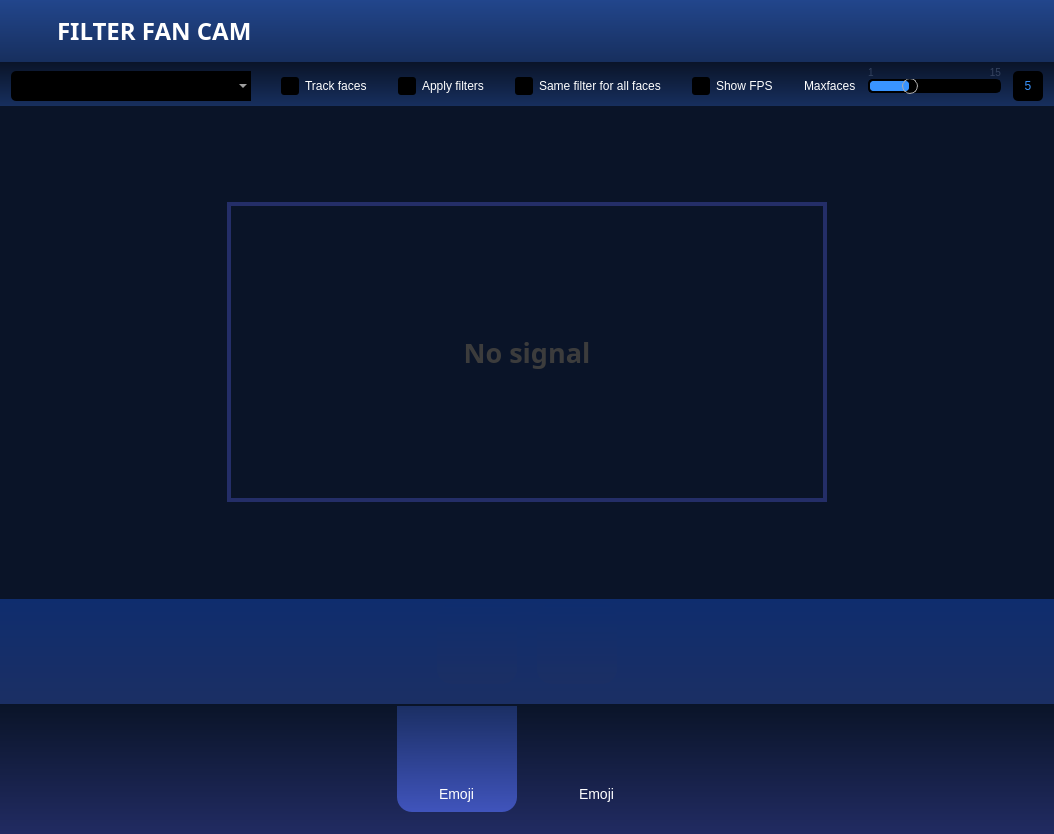
<?xml version="1.0" encoding="UTF-8"?>
<ui version="4.0">
 <class>LiveCamWindow</class>
 <widget class="QMainWindow" name="LiveCamWindow">
  <property name="geometry">
   <rect>
    <x>0</x>
    <y>0</y>
    <width>1054</width>
    <height>834</height>
   </rect>
  </property>
  <property name="sizePolicy">
   <sizepolicy hsizetype="Fixed" vsizetype="Fixed">
    <horstretch>0</horstretch>
    <verstretch>0</verstretch>
   </sizepolicy>
  </property>
  <property name="mouseTracking">
   <bool>true</bool>
  </property>
  <property name="windowTitle">
   <string>Filter Fan Cam Window</string>
  </property>
  <property name="windowIcon">
   <iconset resource="resources.qrc">
    <normaloff>:/images/AppIcon.png</normaloff>:/images/AppIcon.png</iconset>
  </property>
  <property name="styleSheet">
   <string notr="true">padding: 0px;
margin: 0px;
border-style: none;</string>
  </property>
  <widget class="QWidget" name="window">
   <property name="sizePolicy">
    <sizepolicy hsizetype="Expanding" vsizetype="Expanding">
     <horstretch>0</horstretch>
     <verstretch>0</verstretch>
    </sizepolicy>
   </property>
   <property name="mouseTracking">
    <bool>true</bool>
   </property>
   <layout class="QGridLayout" name="gridLayout_window">
    <property name="leftMargin">
     <number>0</number>
    </property>
    <property name="topMargin">
     <number>0</number>
    </property>
    <property name="rightMargin">
     <number>0</number>
    </property>
    <property name="bottomMargin">
     <number>0</number>
    </property>
    <property name="spacing">
     <number>0</number>
    </property>
    <item row="6" column="0">
     <widget class="QScrollArea" name="filterListScroll">
      <property name="sizePolicy">
       <sizepolicy hsizetype="Preferred" vsizetype="Fixed">
        <horstretch>0</horstretch>
        <verstretch>0</verstretch>
       </sizepolicy>
      </property>
      <property name="styleSheet">
       <string notr="true">#filterListContainer{
background-color: qlineargradient(spread:pad, x1:0, y1:0, x2:0, y2:1, stop:0 rgb(10, 20, 40), stop:1 rgb(33, 43, 98));
}

QLabel {
font-family: &quot;Segoe UI Semibold&quot;;
font-size: 14px;
color: white;
}

QScrollBar{
background-color:  rgb(20, 40, 80);
}

QScrollBar::handle:horizontal {
    background-color: white;
margin: 3px;
border-radius: 5px;
}

QScrollBar::add-page:horizontal, QScrollBar::sub-page:horizontal {
background-color:  rgb(20, 40, 80);
}

QScrollBar::add-line:horizontal, QScrollBar::sub-line:horizontal {
border-style: none;
}

QScrollBar::handle:hover {
    background-color: rgb(35, 162, 255);
}</string>
      </property>
      <property name="verticalScrollBarPolicy">
       <enum>Qt::ScrollBarAlwaysOff</enum>
      </property>
      <property name="horizontalScrollBarPolicy">
       <enum>Qt::ScrollBarAsNeeded</enum>
      </property>
      <property name="widgetResizable">
       <bool>true</bool>
      </property>
      <widget class="QWidget" name="filterListContainer">
       <property name="geometry">
        <rect>
         <x>0</x>
         <y>0</y>
         <width>1054</width>
         <height>130</height>
        </rect>
       </property>
       <property name="sizePolicy">
        <sizepolicy hsizetype="Preferred" vsizetype="Fixed">
         <horstretch>0</horstretch>
         <verstretch>0</verstretch>
        </sizepolicy>
       </property>
       <property name="styleSheet">
        <string notr="true"/>
       </property>
       <layout class="QHBoxLayout" name="horizontalLayout_filterListContainer">
        <property name="spacing">
         <number>0</number>
        </property>
        <property name="leftMargin">
         <number>0</number>
        </property>
        <property name="topMargin">
         <number>0</number>
        </property>
        <property name="rightMargin">
         <number>0</number>
        </property>
        <property name="bottomMargin">
         <number>0</number>
        </property>
        <item alignment="Qt::AlignTop">
         <widget class="QWidget" name="filterList" native="true">
          <property name="sizePolicy">
           <sizepolicy hsizetype="Fixed" vsizetype="Fixed">
            <horstretch>0</horstretch>
            <verstretch>0</verstretch>
           </sizepolicy>
          </property>
          <property name="minimumSize">
           <size>
            <width>0</width>
            <height>130</height>
           </size>
          </property>
          <property name="styleSheet">
           <string notr="true"/>
          </property>
          <layout class="QHBoxLayout" name="horizontalLayout_filterList">
           <property name="spacing">
            <number>20</number>
           </property>
           <property name="leftMargin">
            <number>0</number>
           </property>
           <property name="topMargin">
            <number>0</number>
           </property>
           <property name="rightMargin">
            <number>0</number>
           </property>
           <property name="bottomMargin">
            <number>20</number>
           </property>
           <item>
            <widget class="QWidget" name="filter2" native="true">
             <property name="sizePolicy">
              <sizepolicy hsizetype="Fixed" vsizetype="Fixed">
               <horstretch>0</horstretch>
               <verstretch>0</verstretch>
              </sizepolicy>
             </property>
             <property name="minimumSize">
              <size>
               <width>0</width>
               <height>0</height>
              </size>
             </property>
             <property name="styleSheet">
              <string notr="true">#filter2 {
border-bottom-left-radius: 15px;
border-bottom-right-radius: 15px;
background-color: qlineargradient(spread:pad, x1:0, y1:0, x2:0, y2:1, stop:0 rgb(27, 47, 100), stop:1 rgb(64, 84, 188));
}

#filter2:hover {
background-color: rgb(35, 162, 255);
}</string>
             </property>
             <layout class="QVBoxLayout" name="verticalLayout_filter2">
              <property name="spacing">
               <number>10</number>
              </property>
              <property name="leftMargin">
               <number>30</number>
              </property>
              <property name="topMargin">
               <number>10</number>
              </property>
              <property name="rightMargin">
               <number>30</number>
              </property>
              <property name="bottomMargin">
               <number>10</number>
              </property>
              <item alignment="Qt::AlignHCenter">
               <widget class="QWidget" name="filterIcon2" native="true">
                <property name="sizePolicy">
                 <sizepolicy hsizetype="Fixed" vsizetype="Fixed">
                  <horstretch>0</horstretch>
                  <verstretch>0</verstretch>
                 </sizepolicy>
                </property>
                <property name="minimumSize">
                 <size>
                  <width>60</width>
                  <height>60</height>
                 </size>
                </property>
                <property name="styleSheet">
                 <string notr="true">image: url(:/images/emoji.png);
image-position: top;</string>
                </property>
               </widget>
              </item>
              <item alignment="Qt::AlignHCenter">
               <widget class="QLabel" name="filterName2">
                <property name="sizePolicy">
                 <sizepolicy hsizetype="Fixed" vsizetype="Fixed">
                  <horstretch>0</horstretch>
                  <verstretch>0</verstretch>
                 </sizepolicy>
                </property>
                <property name="minimumSize">
                 <size>
                  <width>0</width>
                  <height>0</height>
                 </size>
                </property>
                <property name="styleSheet">
                 <string notr="true"/>
                </property>
                <property name="text">
                 <string>Emoji</string>
                </property>
                <property name="alignment">
                 <set>Qt::AlignBottom|Qt::AlignHCenter</set>
                </property>
               </widget>
              </item>
             </layout>
            </widget>
           </item>
           <item>
            <widget class="QWidget" name="filter1" native="true">
             <property name="sizePolicy">
              <sizepolicy hsizetype="Fixed" vsizetype="Fixed">
               <horstretch>0</horstretch>
               <verstretch>0</verstretch>
              </sizepolicy>
             </property>
             <property name="minimumSize">
              <size>
               <width>0</width>
               <height>0</height>
              </size>
             </property>
             <property name="styleSheet">
              <string notr="true">#filter1 {
border-bottom-left-radius: 15px;
border-bottom-right-radius: 15px;
}

#filter1:hover {
background-color: rgb(35, 162, 255);
}</string>
             </property>
             <layout class="QVBoxLayout" name="verticalLayout_filter1">
              <property name="spacing">
               <number>10</number>
              </property>
              <property name="leftMargin">
               <number>30</number>
              </property>
              <property name="topMargin">
               <number>10</number>
              </property>
              <property name="rightMargin">
               <number>30</number>
              </property>
              <property name="bottomMargin">
               <number>10</number>
              </property>
              <item alignment="Qt::AlignHCenter">
               <widget class="QWidget" name="filterIcon1" native="true">
                <property name="sizePolicy">
                 <sizepolicy hsizetype="Fixed" vsizetype="Fixed">
                  <horstretch>0</horstretch>
                  <verstretch>0</verstretch>
                 </sizepolicy>
                </property>
                <property name="minimumSize">
                 <size>
                  <width>60</width>
                  <height>60</height>
                 </size>
                </property>
                <property name="styleSheet">
                 <string notr="true">image: url(:/images/emoji.png);
image-position: top;</string>
                </property>
               </widget>
              </item>
              <item alignment="Qt::AlignHCenter">
               <widget class="QLabel" name="filterName1">
                <property name="sizePolicy">
                 <sizepolicy hsizetype="Fixed" vsizetype="Fixed">
                  <horstretch>0</horstretch>
                  <verstretch>0</verstretch>
                 </sizepolicy>
                </property>
                <property name="minimumSize">
                 <size>
                  <width>0</width>
                  <height>0</height>
                 </size>
                </property>
                <property name="styleSheet">
                 <string notr="true"/>
                </property>
                <property name="text">
                 <string>Emoji</string>
                </property>
                <property name="alignment">
                 <set>Qt::AlignBottom|Qt::AlignHCenter</set>
                </property>
               </widget>
              </item>
             </layout>
            </widget>
           </item>
          </layout>
         </widget>
        </item>
       </layout>
      </widget>
     </widget>
    </item>
    <item row="1" column="0">
     <widget class="QWidget" name="settings" native="true">
      <property name="sizePolicy">
       <sizepolicy hsizetype="Preferred" vsizetype="Fixed">
        <horstretch>0</horstretch>
        <verstretch>0</verstretch>
       </sizepolicy>
      </property>
      <property name="styleSheet">
       <string notr="true">#settings {
background-color: qlineargradient(spread:pad, x1:0, y1:0, x2:0, y2:1, stop:0 rgb(10, 20, 40), stop:1 rgb(23, 47, 94));
}

QCheckBox {
color: white;
}

QCheckBox::indicator{
width: 18px;
height: 18px;
background-color: black;
border-radius: 3px;
}

QCheckBox::indicator:unchecked  {
}

QCheckBox::indicator:checked  {
border-image: url(:/images/ComboBoxIndicator.png)
}</string>
      </property>
      <layout class="QHBoxLayout" name="horizontalLayout_settings">
       <property name="spacing">
        <number>30</number>
       </property>
       <property name="topMargin">
        <number>4</number>
       </property>
       <property name="bottomMargin">
        <number>0</number>
       </property>
       <item>
        <widget class="QWidget" name="inputListContainer" native="true">
         <property name="sizePolicy">
          <sizepolicy hsizetype="Preferred" vsizetype="Fixed">
           <horstretch>1</horstretch>
           <verstretch>0</verstretch>
          </sizepolicy>
         </property>
         <layout class="QHBoxLayout" name="horizontalLayout_cameraListContainer">
          <property name="spacing">
           <number>0</number>
          </property>
          <property name="leftMargin">
           <number>0</number>
          </property>
          <property name="topMargin">
           <number>0</number>
          </property>
          <property name="rightMargin">
           <number>0</number>
          </property>
          <property name="bottomMargin">
           <number>0</number>
          </property>
          <item>
           <widget class="QWidget" name="cameraIcon" native="true">
            <property name="sizePolicy">
             <sizepolicy hsizetype="Expanding" vsizetype="Expanding">
              <horstretch>0</horstretch>
              <verstretch>0</verstretch>
             </sizepolicy>
            </property>
            <property name="minimumSize">
             <size>
              <width>25</width>
              <height>25</height>
             </size>
            </property>
            <property name="styleSheet">
             <string notr="true">background-color: black;
image: url(:/images/CameraIcon.png);
padding: 5px;
border-top-left-radius: 5px;
border-bottom-left-radius: 5px;</string>
            </property>
           </widget>
          </item>
          <item>
           <widget class="QComboBox" name="cameraList">
            <property name="sizePolicy">
             <sizepolicy hsizetype="Preferred" vsizetype="Fixed">
              <horstretch>1</horstretch>
              <verstretch>0</verstretch>
             </sizepolicy>
            </property>
            <property name="minimumSize">
             <size>
              <width>0</width>
              <height>30</height>
             </size>
            </property>
            <property name="font">
             <font>
              <pointsize>12</pointsize>
             </font>
            </property>
            <property name="styleSheet">
             <string notr="true">QComboBox {
background: black;
border-top-right-radius: 5px;
border-bottom-right-radius: 5px;
color: white;
}

QComboBox::drop-down {
image: url(:/images/ComboBoxWhiteArrow.png);
image-position: left;
width: 20px;
height: 20px;
padding: 5px;
border-width: 0px;
subcontrol-position: center right;
}</string>
            </property>
           </widget>
          </item>
         </layout>
        </widget>
       </item>
       <item>
        <widget class="QCheckBox" name="trackFaceCheckBox">
         <property name="sizePolicy">
          <sizepolicy hsizetype="Fixed" vsizetype="Fixed">
           <horstretch>0</horstretch>
           <verstretch>0</verstretch>
          </sizepolicy>
         </property>
         <property name="styleSheet">
          <string notr="true"/>
         </property>
         <property name="text">
          <string>Track faces</string>
         </property>
         <property name="checked">
          <bool>false</bool>
         </property>
        </widget>
       </item>
       <item>
        <widget class="QCheckBox" name="applyFiltersCheckBox">
         <property name="sizePolicy">
          <sizepolicy hsizetype="Fixed" vsizetype="Fixed">
           <horstretch>0</horstretch>
           <verstretch>0</verstretch>
          </sizepolicy>
         </property>
         <property name="styleSheet">
          <string notr="true">color: white;</string>
         </property>
         <property name="text">
          <string>Apply filters</string>
         </property>
         <property name="checked">
          <bool>false</bool>
         </property>
        </widget>
       </item>
       <item>
        <widget class="QCheckBox" name="applyForAllCheckBox">
         <property name="sizePolicy">
          <sizepolicy hsizetype="Fixed" vsizetype="Fixed">
           <horstretch>0</horstretch>
           <verstretch>0</verstretch>
          </sizepolicy>
         </property>
         <property name="styleSheet">
          <string notr="true">color: white;</string>
         </property>
         <property name="text">
          <string>Same filter for all faces</string>
         </property>
        </widget>
       </item>
       <item>
        <widget class="QCheckBox" name="showFpsCheckBox">
         <property name="sizePolicy">
          <sizepolicy hsizetype="Fixed" vsizetype="Fixed">
           <horstretch>0</horstretch>
           <verstretch>0</verstretch>
          </sizepolicy>
         </property>
         <property name="styleSheet">
          <string notr="true">color: white;</string>
         </property>
         <property name="text">
          <string>Show FPS</string>
         </property>
        </widget>
       </item>
       <item>
        <widget class="QWidget" name="maxsContainer" native="true">
         <property name="sizePolicy">
          <sizepolicy hsizetype="Preferred" vsizetype="Preferred">
           <horstretch>1</horstretch>
           <verstretch>0</verstretch>
          </sizepolicy>
         </property>
         <property name="minimumSize">
          <size>
           <width>200</width>
           <height>0</height>
          </size>
         </property>
         <property name="baseSize">
          <size>
           <width>1</width>
           <height>0</height>
          </size>
         </property>
         <layout class="QHBoxLayout" name="horizontalLayout_maxsContainer">
          <property name="spacing">
           <number>12</number>
          </property>
          <property name="leftMargin">
           <number>0</number>
          </property>
          <property name="topMargin">
           <number>0</number>
          </property>
          <property name="rightMargin">
           <number>0</number>
          </property>
          <property name="bottomMargin">
           <number>0</number>
          </property>
          <item>
           <widget class="QLabel" name="maxsLabel">
            <property name="sizePolicy">
             <sizepolicy hsizetype="Fixed" vsizetype="Fixed">
              <horstretch>0</horstretch>
              <verstretch>0</verstretch>
             </sizepolicy>
            </property>
            <property name="styleSheet">
             <string notr="true">color: white;</string>
            </property>
            <property name="text">
             <string>Maxfaces</string>
            </property>
           </widget>
          </item>
          <item>
           <widget class="QWidget" name="maxsSliderContainer" native="true">
            <property name="styleSheet">
             <string notr="true">QLabel {
font-size: 10px;
color: rgb(52, 66, 95);
}</string>
            </property>
            <layout class="QGridLayout" name="gridLayout_maxsSliderContainer">
             <property name="leftMargin">
              <number>0</number>
             </property>
             <property name="topMargin">
              <number>0</number>
             </property>
             <property name="rightMargin">
              <number>0</number>
             </property>
             <property name="bottomMargin">
              <number>0</number>
             </property>
             <property name="spacing">
              <number>0</number>
             </property>
             <item row="2" column="0" colspan="2">
              <widget class="QLabel" name="bottomHolder">
               <property name="autoFillBackground">
                <bool>false</bool>
               </property>
               <property name="styleSheet">
                <string notr="true">color: transparent;</string>
               </property>
               <property name="text">
                <string/>
               </property>
              </widget>
             </item>
             <item row="1" column="0" colspan="2">
              <widget class="QSlider" name="maxsSlider">
               <property name="sizePolicy">
                <sizepolicy hsizetype="Expanding" vsizetype="Fixed">
                 <horstretch>0</horstretch>
                 <verstretch>0</verstretch>
                </sizepolicy>
               </property>
               <property name="minimumSize">
                <size>
                 <width>0</width>
                 <height>0</height>
                </size>
               </property>
               <property name="styleSheet">
                <string notr="true">QSlider::groove:horizontal {
background: black;
height: 10px;
border-radius: 5px;
border: 2px solid black;
}

QSlider::sub-page:horizontal {
background: rgb(57, 148, 255);
height: 10px;
border-radius: 5px;
border: 2px solid black;
}

QSlider::handle:horizontal {
background: qlineargradient(x1:0, y1:0, x2:0, y2:1,
    stop:0 rgb(238, 238, 238), stop:1 rgb(180, 180, 180));
border: 1px solid #AAA;
width: 14px;
margin-top: -3px;
margin-bottom: -3px;
border-radius: 8px;
}

QSlider::handle:horizontal:hover {
background: rgb(238, 238, 238);
}</string>
               </property>
               <property name="minimum">
                <number>1</number>
               </property>
               <property name="maximum">
                <number>15</number>
               </property>
               <property name="pageStep">
                <number>5</number>
               </property>
               <property name="value">
                <number>5</number>
               </property>
               <property name="orientation">
                <enum>Qt::Horizontal</enum>
               </property>
               <property name="tickPosition">
                <enum>QSlider::NoTicks</enum>
               </property>
               <property name="tickInterval">
                <number>0</number>
               </property>
              </widget>
             </item>
             <item row="0" column="0">
              <widget class="QLabel" name="maxsMin">
               <property name="text">
                <string>1</string>
               </property>
              </widget>
             </item>
             <item row="0" column="1">
              <widget class="QLabel" name="maxsMax">
               <property name="text">
                <string>15</string>
               </property>
               <property name="alignment">
                <set>Qt::AlignRight|Qt::AlignTrailing|Qt::AlignVCenter</set>
               </property>
              </widget>
             </item>
            </layout>
           </widget>
          </item>
          <item>
           <widget class="QLabel" name="maxsCounterLabel">
            <property name="sizePolicy">
             <sizepolicy hsizetype="Fixed" vsizetype="Fixed">
              <horstretch>0</horstretch>
              <verstretch>0</verstretch>
             </sizepolicy>
            </property>
            <property name="minimumSize">
             <size>
              <width>30</width>
              <height>30</height>
             </size>
            </property>
            <property name="styleSheet">
             <string notr="true">background-color: black; color: rgb(57, 148, 255);
border-radius: 5px;</string>
            </property>
            <property name="text">
             <string>5</string>
            </property>
            <property name="alignment">
             <set>Qt::AlignCenter</set>
            </property>
           </widget>
          </item>
         </layout>
        </widget>
       </item>
      </layout>
     </widget>
    </item>
    <item row="4" column="0">
     <widget class="QWidget" name="moduleListContainer" native="true">
      <property name="sizePolicy">
       <sizepolicy hsizetype="Preferred" vsizetype="Fixed">
        <horstretch>0</horstretch>
        <verstretch>0</verstretch>
       </sizepolicy>
      </property>
      <property name="styleSheet">
       <string notr="true">#moduleListArea, QPushButton {
background-color: qlineargradient(spread:pad, x1:0, y1:0, x2:0, y2:1, stop:0 rgb(15, 45, 110), stop:1 rgb(27, 47, 100));
}</string>
      </property>
      <layout class="QHBoxLayout" name="horizontalLayout_moduleListContainer">
       <property name="spacing">
        <number>0</number>
       </property>
       <property name="leftMargin">
        <number>0</number>
       </property>
       <property name="topMargin">
        <number>0</number>
       </property>
       <property name="rightMargin">
        <number>0</number>
       </property>
       <property name="bottomMargin">
        <number>0</number>
       </property>
       <item>
        <widget class="QPushButton" name="moduleListLeft">
         <property name="sizePolicy">
          <sizepolicy hsizetype="Fixed" vsizetype="Preferred">
           <horstretch>0</horstretch>
           <verstretch>0</verstretch>
          </sizepolicy>
         </property>
         <property name="minimumSize">
          <size>
           <width>0</width>
           <height>0</height>
          </size>
         </property>
         <property name="styleSheet">
          <string notr="true">
QPushButton:hover {
background-color: rgb(35, 162, 255);
border-width: 0px;
}</string>
         </property>
         <property name="text">
          <string/>
         </property>
         <property name="icon">
          <iconset resource="resources.qrc">
           <normaloff>:/images/ArrowToLeft.png</normaloff>:/images/ArrowToLeft.png</iconset>
         </property>
         <property name="iconSize">
          <size>
           <width>32</width>
           <height>32</height>
          </size>
         </property>
        </widget>
       </item>
       <item>
        <widget class="QScrollArea" name="moduleListScroll">
         <property name="sizePolicy">
          <sizepolicy hsizetype="Preferred" vsizetype="Fixed">
           <horstretch>0</horstretch>
           <verstretch>0</verstretch>
          </sizepolicy>
         </property>
         <property name="minimumSize">
          <size>
           <width>0</width>
           <height>0</height>
          </size>
         </property>
         <property name="autoFillBackground">
          <bool>false</bool>
         </property>
         <property name="styleSheet">
          <string notr="true">QScrollBar{
background-color:  rgb(20, 40, 80);
}

QScrollBar::handle:horizontal {
    background-color: white;
margin: 3px;
border-radius: 5px;
}

QScrollBar::add-page:horizontal, QScrollBar::sub-page:horizontal {
background-color:  rgb(20, 40, 80);
}

QScrollBar::add-line:horizontal, QScrollBar::sub-line:horizontal {
border-style: none;
}

QScrollBar::handle:hover {
    background-color: rgb(35, 162, 255);
}</string>
         </property>
         <property name="verticalScrollBarPolicy">
          <enum>Qt::ScrollBarAlwaysOff</enum>
         </property>
         <property name="horizontalScrollBarPolicy">
          <enum>Qt::ScrollBarAsNeeded</enum>
         </property>
         <property name="widgetResizable">
          <bool>true</bool>
         </property>
         <widget class="QWidget" name="moduleListArea">
          <property name="geometry">
           <rect>
            <x>0</x>
            <y>0</y>
            <width>982</width>
            <height>105</height>
           </rect>
          </property>
          <property name="sizePolicy">
           <sizepolicy hsizetype="Preferred" vsizetype="Fixed">
            <horstretch>0</horstretch>
            <verstretch>0</verstretch>
           </sizepolicy>
          </property>
          <property name="minimumSize">
           <size>
            <width>0</width>
            <height>0</height>
           </size>
          </property>
          <property name="autoFillBackground">
           <bool>false</bool>
          </property>
          <property name="styleSheet">
           <string notr="true"/>
          </property>
          <layout class="QHBoxLayout" name="horizontalLayout_moduleListArea">
           <property name="spacing">
            <number>0</number>
           </property>
           <property name="leftMargin">
            <number>0</number>
           </property>
           <property name="topMargin">
            <number>0</number>
           </property>
           <property name="rightMargin">
            <number>0</number>
           </property>
           <property name="bottomMargin">
            <number>0</number>
           </property>
           <item>
            <widget class="QWidget" name="moduleList" native="true">
             <property name="sizePolicy">
              <sizepolicy hsizetype="Fixed" vsizetype="Fixed">
               <horstretch>0</horstretch>
               <verstretch>0</verstretch>
              </sizepolicy>
             </property>
             <property name="minimumSize">
              <size>
               <width>0</width>
               <height>105</height>
              </size>
             </property>
             <layout class="QHBoxLayout" name="horizontalLayout_moduleList">
              <property name="spacing">
               <number>20</number>
              </property>
              <property name="leftMargin">
               <number>0</number>
              </property>
              <property name="topMargin">
               <number>5</number>
              </property>
              <property name="rightMargin">
               <number>0</number>
              </property>
              <property name="bottomMargin">
               <number>20</number>
              </property>
              <item>
               <widget class="QPushButton" name="module1">
                <property name="sizePolicy">
                 <sizepolicy hsizetype="Fixed" vsizetype="Fixed">
                  <horstretch>0</horstretch>
                  <verstretch>0</verstretch>
                 </sizepolicy>
                </property>
                <property name="minimumSize">
                 <size>
                  <width>80</width>
                  <height>80</height>
                 </size>
                </property>
                <property name="styleSheet">
                 <string notr="true">QWidget {
border-radius: 15px;
}

QWidget:hover {
background-color: rgb(35, 162, 255);
}</string>
                </property>
                <property name="text">
                 <string/>
                </property>
                <property name="icon">
                 <iconset resource="resources.qrc">
                  <normaloff>:/images/emoji.png</normaloff>:/images/emoji.png</iconset>
                </property>
                <property name="iconSize">
                 <size>
                  <width>60</width>
                  <height>60</height>
                 </size>
                </property>
               </widget>
              </item>
              <item>
               <widget class="QPushButton" name="module2">
                <property name="sizePolicy">
                 <sizepolicy hsizetype="Fixed" vsizetype="Fixed">
                  <horstretch>0</horstretch>
                  <verstretch>0</verstretch>
                 </sizepolicy>
                </property>
                <property name="minimumSize">
                 <size>
                  <width>80</width>
                  <height>80</height>
                 </size>
                </property>
                <property name="styleSheet">
                 <string notr="true">QWidget {
border-radius: 15px;
padding: 10px;
image: url(:/images/emoji.png);
image-position: top;
}

QWidget:hover {
background-color: rgb(35, 162, 255);
}</string>
                </property>
                <property name="text">
                 <string/>
                </property>
                <property name="icon">
                 <iconset resource="resources.qrc">
                  <normaloff>:/images/emoji.png</normaloff>:/images/emoji.png</iconset>
                </property>
                <property name="iconSize">
                 <size>
                  <width>60</width>
                  <height>60</height>
                 </size>
                </property>
               </widget>
              </item>
             </layout>
            </widget>
           </item>
          </layout>
         </widget>
        </widget>
       </item>
       <item>
        <widget class="QPushButton" name="moduleListRight">
         <property name="sizePolicy">
          <sizepolicy hsizetype="Fixed" vsizetype="Preferred">
           <horstretch>0</horstretch>
           <verstretch>0</verstretch>
          </sizepolicy>
         </property>
         <property name="autoFillBackground">
          <bool>false</bool>
         </property>
         <property name="styleSheet">
          <string notr="true">
QPushButton:hover {
background-color: rgb(35, 162, 255);
}</string>
         </property>
         <property name="text">
          <string/>
         </property>
         <property name="icon">
          <iconset resource="resources.qrc">
           <normaloff>:/images/ArrowToRight.png</normaloff>:/images/ArrowToRight.png</iconset>
         </property>
         <property name="iconSize">
          <size>
           <width>32</width>
           <height>32</height>
          </size>
         </property>
        </widget>
       </item>
      </layout>
     </widget>
    </item>
    <item row="3" column="0">
     <widget class="QWidget" name="central" native="true">
      <property name="sizeIncrement">
       <size>
        <width>0</width>
        <height>0</height>
       </size>
      </property>
      <property name="baseSize">
       <size>
        <width>0</width>
        <height>0</height>
       </size>
      </property>
      <property name="styleSheet">
       <string notr="true">QWidget#central
{
background-color: rgb(10, 20, 40);
}</string>
      </property>
      <layout class="QGridLayout" name="gridLayout_central">
       <item row="0" column="0">
        <widget class="QLabel" name="label">
         <property name="sizePolicy">
          <sizepolicy hsizetype="Fixed" vsizetype="Fixed">
           <horstretch>0</horstretch>
           <verstretch>0</verstretch>
          </sizepolicy>
         </property>
         <property name="minimumSize">
          <size>
           <width>600</width>
           <height>300</height>
          </size>
         </property>
         <property name="font">
          <font>
           <family>Segoe UI Semibold</family>
           <pointsize>20</pointsize>
           <weight>75</weight>
           <bold>true</bold>
          </font>
         </property>
         <property name="styleSheet">
          <string notr="true">background-image: url(:/images/NoSignal.png);
background-repeat: repeat-xy;
border-width: 4;
border-color: rgb(36, 46, 104);
border-style: solid;
color: rgb(60, 60, 60);</string>
         </property>
         <property name="text">
          <string>No signal</string>
         </property>
         <property name="alignment">
          <set>Qt::AlignCenter</set>
         </property>
        </widget>
       </item>
      </layout>
     </widget>
    </item>
    <item row="0" column="0">
     <widget class="QWidget" name="header" native="true">
      <property name="sizePolicy">
       <sizepolicy hsizetype="Preferred" vsizetype="Fixed">
        <horstretch>0</horstretch>
        <verstretch>0</verstretch>
       </sizepolicy>
      </property>
      <property name="styleSheet">
       <string notr="true">#header{
background-color: qlineargradient(spread:pad, x1:0, y1:0, x2:0, y2:1, stop:0 rgb(34, 70, 140), stop:1 rgb(23, 47, 94));
}</string>
      </property>
      <layout class="QHBoxLayout" name="horizontalLayout_header">
       <property name="spacing">
        <number>12</number>
       </property>
       <item>
        <widget class="QWidget" name="fanCamContainer" native="true">
         <property name="sizePolicy">
          <sizepolicy hsizetype="Fixed" vsizetype="Fixed">
           <horstretch>0</horstretch>
           <verstretch>0</verstretch>
          </sizepolicy>
         </property>
         <layout class="QHBoxLayout" name="horizontalLayout_fanCamContainer">
          <property name="spacing">
           <number>6</number>
          </property>
          <property name="leftMargin">
           <number>0</number>
          </property>
          <property name="topMargin">
           <number>0</number>
          </property>
          <property name="rightMargin">
           <number>20</number>
          </property>
          <property name="bottomMargin">
           <number>0</number>
          </property>
          <item>
           <widget class="QWidget" name="fanCamIcon" native="true">
            <property name="sizePolicy">
             <sizepolicy hsizetype="Fixed" vsizetype="Fixed">
              <horstretch>0</horstretch>
              <verstretch>0</verstretch>
             </sizepolicy>
            </property>
            <property name="minimumSize">
             <size>
              <width>40</width>
              <height>40</height>
             </size>
            </property>
            <property name="styleSheet">
             <string notr="true">image: url(:/images/AppIcon.png);</string>
            </property>
           </widget>
          </item>
          <item>
           <widget class="QLabel" name="fanCamLabel">
            <property name="sizePolicy">
             <sizepolicy hsizetype="Fixed" vsizetype="Preferred">
              <horstretch>0</horstretch>
              <verstretch>0</verstretch>
             </sizepolicy>
            </property>
            <property name="font">
             <font>
              <family>Segoe UI Semibold</family>
              <pointsize>18</pointsize>
              <weight>75</weight>
              <bold>true</bold>
             </font>
            </property>
            <property name="styleSheet">
             <string notr="true">color: white;</string>
            </property>
            <property name="text">
             <string>FILTER FAN CAM</string>
            </property>
           </widget>
          </item>
         </layout>
        </widget>
       </item>
       <item>
        <widget class="QWidget" name="gameChangerLogo" native="true">
         <property name="sizePolicy">
          <sizepolicy hsizetype="Fixed" vsizetype="Fixed">
           <horstretch>0</horstretch>
           <verstretch>0</verstretch>
          </sizepolicy>
         </property>
         <property name="minimumSize">
          <size>
           <width>160</width>
           <height>40</height>
          </size>
         </property>
         <property name="styleSheet">
          <string notr="true">image: url(:/images/GameChangerLogo.png);</string>
         </property>
        </widget>
       </item>
       <item>
        <spacer name="headerSpacer">
         <property name="orientation">
          <enum>Qt::Horizontal</enum>
         </property>
         <property name="sizeHint" stdset="0">
          <size>
           <width>0</width>
           <height>0</height>
          </size>
         </property>
        </spacer>
       </item>
       <item>
        <widget class="QPushButton" name="showFiltersButton">
         <property name="sizePolicy">
          <sizepolicy hsizetype="Fixed" vsizetype="Fixed">
           <horstretch>0</horstretch>
           <verstretch>0</verstretch>
          </sizepolicy>
         </property>
         <property name="minimumSize">
          <size>
           <width>140</width>
           <height>31</height>
          </size>
         </property>
         <property name="font">
          <font>
           <family>Segoe UI</family>
           <pointsize>12</pointsize>
          </font>
         </property>
         <property name="styleSheet">
          <string notr="true">QPushButton {
border-style: none;
image: url(:/images/BlueLabel.png);
}

QPushButton:hover {
image: url(:/images/BlueLabelHover.png);
}

QPushButton:checked {
image: url(:/images/BlueLabelOn.png);
}

QPushButton:checked:hover {
image: url(:/images/BlueLabelHoverOn.png);
}</string>
         </property>
         <property name="text">
          <string/>
         </property>
         <property name="checkable">
          <bool>true</bool>
         </property>
        </widget>
       </item>
       <item>
        <widget class="QPushButton" name="startOutputButton">
         <property name="sizePolicy">
          <sizepolicy hsizetype="Fixed" vsizetype="Fixed">
           <horstretch>0</horstretch>
           <verstretch>0</verstretch>
          </sizepolicy>
         </property>
         <property name="minimumSize">
          <size>
           <width>140</width>
           <height>31</height>
          </size>
         </property>
         <property name="font">
          <font>
           <family>Segoe UI</family>
           <pointsize>12</pointsize>
          </font>
         </property>
         <property name="styleSheet">
          <string notr="true">QPushButton {
border-style: none;
image: url(:/images/YellowLabel.png);
}

QPushButton:hover {
image: url(:/images/YellowLabelHover.png);
}

QPushButton:checked {
image: url(:/images/YellowLabelOn.png);
}

QPushButton:checked:hover {
image: url(:/images/YellowLabelHoverOn.png);
}</string>
         </property>
         <property name="text">
          <string/>
         </property>
         <property name="checkable">
          <bool>true</bool>
         </property>
        </widget>
       </item>
      </layout>
     </widget>
    </item>
   </layout>
  </widget>
  <action name="actionSettings">
   <property name="text">
    <string>Settings</string>
   </property>
  </action>
  <action name="actionExit">
   <property name="text">
    <string>Exit</string>
   </property>
  </action>
  <action name="actionDocumentation">
   <property name="text">
    <string>Documentation</string>
   </property>
  </action>
  <action name="actionSupport">
   <property name="text">
    <string>Support</string>
   </property>
  </action>
  <action name="actionFinal_Output_Window">
   <property name="text">
    <string>Video Output Window</string>
   </property>
  </action>
  <action name="actionVideo_Output_Window">
   <property name="text">
    <string>Video Output Window</string>
   </property>
  </action>
  <action name="actionRaw_Video_Settings">
   <property name="text">
    <string>Raw Video Settings</string>
   </property>
  </action>
  <action name="actionComposite_Video_Settings">
   <property name="text">
    <string>Composite Video Settings</string>
   </property>
  </action>
  <action name="actionEffect_settings">
   <property name="text">
    <string>Effect settings</string>
   </property>
  </action>
 </widget>
 <layoutdefault spacing="6" margin="11"/>
 <resources>
  <include location="resources.qrc"/>
 </resources>
 <connections/>
</ui>
